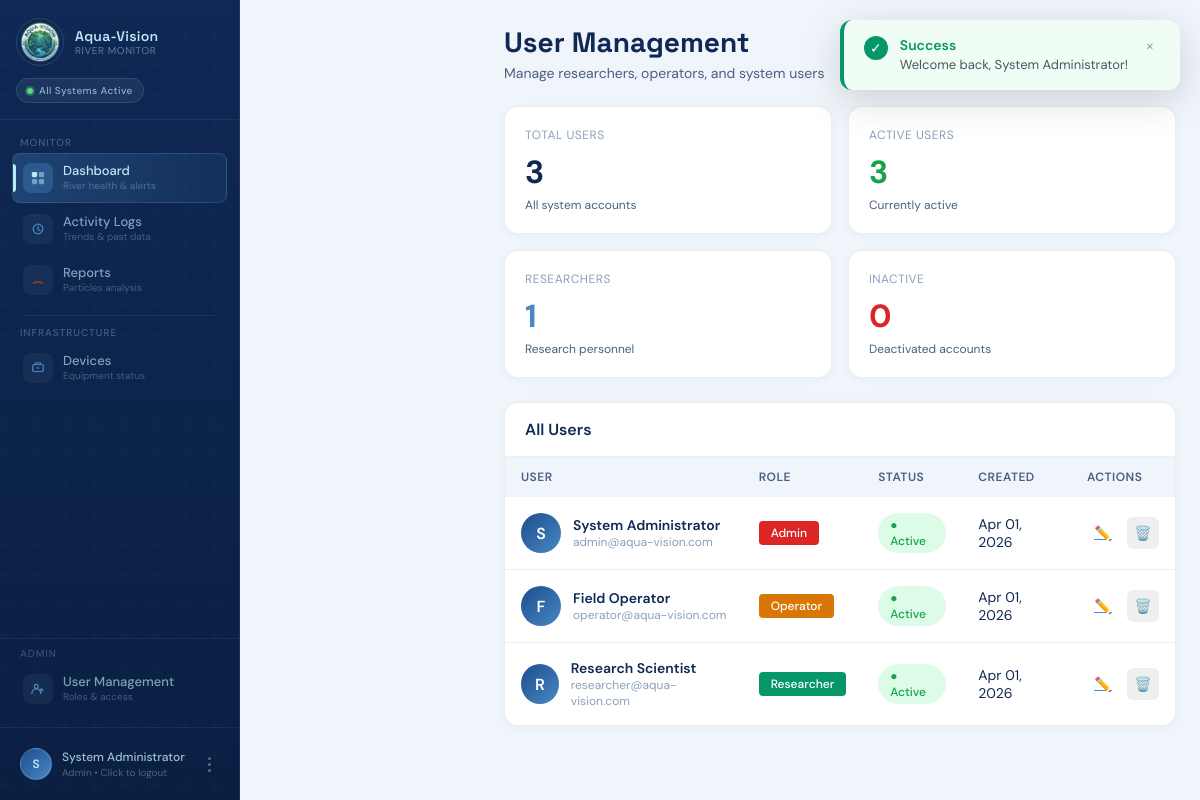
The page /apps/admin/users.php (signed in) on the database its author committed.
### tables this page shows
CREATE TABLE IF NOT EXISTS users (
    user_id INT AUTO_INCREMENT PRIMARY KEY,
    username VARCHAR(50) UNIQUE NOT NULL,
    email VARCHAR(100) UNIQUE NOT NULL,
    password_hash VARCHAR(255) NOT NULL,
    full_name VARCHAR(100) NOT NULL,
    role ENUM('admin', 'operator', 'viewer', 'researcher') DEFAULT 'viewer',
    is_active BOOLEAN DEFAULT TRUE,
    created_at TIMESTAMP DEFAULT CURRENT_TIMESTAMP,
    updated_at TIMESTAMP DEFAULT CURRENT_TIMESTAMP ON UPDATE CURRENT_TIMESTAMP
);

### apps/admin/users.php (the view, shortened to what this page needs)
<?php
require_once __DIR__ . '/../../database/config.php';
$action = $_GET['action'] ?? 'list';
$users = getAllUsers($conn);
function getAllUsers($conn) {
    $sql = "SELECT user_id, username, email, full_name, role, is_active, created_at, updated_at
            FROM users
            ORDER BY created_at DESC";
    $result = $conn->query($sql);
    return $result ? $result->fetch_all(MYSQLI_ASSOC) : [];
}
function getRoleBadgeColor($role) {
    switch ($role) {
        case 'admin':
            return '#dc2626';
        case 'operator':
            return '#d97706';
        case 'researcher':
            return '#059669';
    }
}
$totalUsers = count($users);
$activeUsers = count(array_filter($users, fn($u) => $u['is_active']));
$inactiveUsers = $totalUsers - $activeUsers;
$researcherCount = count(array_filter($users, fn($u) => $u['role'] === 'researcher'));
?>
<!DOCTYPE html>
<html lang="en">
<head>
</head>
<body>
    <?php include __DIR__ . '/../../assets/navigation.php'; ?>
    <?php include __DIR__ . '/../../assets/toast.php'; ?>
    <div class="main-content">
        <div class="page-header">
            <div>
                <h1 class="page-title">User Management</h1>
                <p class="page-subtitle">Manage researchers, operators, and system users</p>
            </div>
            <?php if ($action === 'list'): ?>
                <a href="?action=add" class="btn btn-primary">
                    <span>+</span> Add New User
                </a>
            <?php endif; ?>
        </div>
        <?php if ($action === 'list'): ?>
            <div class="stats-grid">
                <div class="stat-card">
                    <div class="stat-label">Total Users</div>
                    <div class="stat-value"><?= $totalUsers ?></div>
                    <div class="stat-change">All system accounts</div>
                </div>
                <div class="stat-card">
                    <div class="stat-label">Active Users</div>
                    <div class="stat-value" style="color: var(--good);"><?= $activeUsers ?></div>
                    <div class="stat-change">Currently active</div>
                </div>
                <div class="stat-card">
                    <div class="stat-label">Researchers</div>
                    <div class="stat-value" style="color: var(--c3);"><?= $researcherCount ?></div>
                    <div class="stat-change">Research personnel</div>
                </div>
                <div class="stat-card">
                    <div class="stat-label">Inactive</div>
                    <div class="stat-value" style="color: var(--crit);"><?= $inactiveUsers ?></div>
                    <div class="stat-change">Deactivated accounts</div>
                </div>
            </div>
            <div class="card">
                <div class="card-header">
                    <h2 class="card-title">All Users</h2>
                </div>
                <?php if (empty($users)): ?>
                    <div class="empty-state">
                        <div class="empty-state-icon">👥</div>
                        <div class="empty-state-title">No users found</div>
                        <div class="empty-state-text">Get started by adding your first user.</div>
                    </div>
                <?php else: ?>
                    <table class="data-table">
                        <thead>
                            <tr>
                                <th>User</th>
                                <th>Role</th>
                                <th>Status</th>
                                <th>Created</th>
                                <th>Actions</th>
                            </tr>
                        </thead>
                        <tbody>
                            <?php foreach ($users as $u): ?>
                                <tr>
                                    <td>
                                        <div class="user-info">
                                            <div class="user-avatar">
                                                <?= strtoupper(substr($u['full_name'], 0, 1)) ?>
                                            </div>
                                            <div class="user-details">
                                                <span class="user-name"><?= htmlspecialchars($u['full_name']) ?></span>
                                                <span class="user-email"><?= htmlspecialchars($u['email']) ?></span>
                                            </div>
                                        </div>
                                    </td>
                                    <td>
                                        <span class="role-badge" style="background: <?= getRoleBadgeColor($u['role']) ?>">
                                            <?= ucfirst($u['role']) ?>
                                        </span>
                                    </td>
                                    <td>
                                        <?php if ($u['is_active']): ?>
                                            <span class="badge badge-success">● Active</span>
                                        <?php else: ?>
                                            <span class="badge badge-danger">● Inactive</span>
                                        <?php endif; ?>
                                    </td>
                                    <td><?= date('M d, Y', strtotime($u['created_at'])) ?></td>
                                    <td>
                                        <div class="actions">
                                            <a href="?action=edit&id=<?= $u['user_id'] ?>" class="icon-btn edit" title="Edit">✏️</a>
                                            <form method="POST" style="display: inline;" onsubmit="return confirm('Are you sure you want to delete this user?');">
                                                <button type="submit" class="icon-btn delete" title="Delete">🗑️</button>
                                            </form>
                                        </div>
                                    </td>
                                </tr>
                            <?php endforeach; ?>
                        </tbody>
                    </table>
                <?php endif; ?>
            </div>
        <?php endif; ?>
    </div>
</body>
</html>

### apps/admin/users.php (style rules this page uses)
*, *::before, *::after { box-sizing: border-box; margin: 0; padding: 0; }
:root { --c1: #0F2854; --c2: #1C4D8D; --c3: #4988C4; --c4: #BDE8F5; --bg: #f0f5fb; --surface: #fff; --border: rgba(15,40,84,.08); --text: #0F2854; --text2: #4a6080; --text3: #8aa0bc; --good: #16a34a; --good-bg: #dcfce7; --warn: #d97706; --warn-bg: #fef3c7; --crit: #dc2626; --crit-bg: #fee2e2; --radius: 14px; --radius-sm: 8px; --sidebar-w: 240px; }
body { font-family: 'DM Sans', sans-serif; background: var(--bg); min-height: 100vh; }
.main-content { margin-left: var(--sidebar-w); padding: 24px; }
.page-header { display: flex; justify-content: space-between; align-items: center; margin-bottom: 24px; }
.page-title { font-family: 'Space Grotesk', sans-serif; font-size: 28px; font-weight: 700; color: var(--c1); }
.page-subtitle { font-size: 14px; color: var(--text2); margin-top: 4px; }
.stats-grid { display: grid; grid-template-columns: repeat(4, 1fr); gap: 16px; margin-bottom: 24px; }
.stat-card { background: var(--surface); border-radius: var(--radius); padding: 20px; border: 1px solid var(--border); box-shadow: 0 2px 8px rgba(15,40,84,0.04); }
.stat-label { font-size: 12px; color: var(--text3); text-transform: uppercase; letter-spacing: 0.5px; }
.stat-value { font-size: 32px; font-weight: 700; color: var(--c1); margin-top: 8px; }
.stat-change { font-size: 12px; color: var(--text2); margin-top: 4px; }
.card { background: var(--surface); border-radius: var(--radius); border: 1px solid var(--border); overflow: hidden; box-shadow: 0 2px 8px rgba(15,40,84,0.04); }
.card-header { padding: 16px 20px; border-bottom: 1px solid var(--border); display: flex; justify-content: space-between; align-items: center; }
.card-title { font-size: 16px; font-weight: 600; color: var(--c1); }
.data-table { width: 100%; border-collapse: collapse; }
.data-table th { background: var(--bg); padding: 12px 16px; text-align: left; font-size: 12px; font-weight: 600; color: var(--text2); text-transform: uppercase; letter-spacing: 0.5px; }
.data-table td { padding: 16px; border-bottom: 1px solid var(--border); font-size: 14px; color: var(--text); }
.data-table tr:last-child td { border-bottom: none; }
.badge { display: inline-flex; align-items: center; gap: 6px; padding: 4px 12px; border-radius: 20px; font-size: 12px; font-weight: 500; }
.badge-success { background: var(--good-bg); color: var(--good); }
.role-badge { display: inline-flex; align-items: center; padding: 4px 12px; border-radius: 4px; font-size: 12px; font-weight: 500; color: white; }
.btn { display: inline-flex; align-items: center; gap: 8px; padding: 10px 20px; border-radius: var(--radius-sm); font-size: 14px; font-weight: 500; cursor: pointer; border: none; text-decoration: none; transition: all 0.2s; }
.btn-primary { background: var(--c2); color: white; }
.icon-btn { width: 32px; height: 32px; border-radius: 6px; display: inline-flex; align-items: center; justify-content: center; border: none; cursor: pointer; font-size: 14px; transition: all 0.2s; }
.icon-btn.edit { color: var(--c3); }
.icon-btn.delete { color: var(--crit); }
.user-info { display: flex; align-items: center; gap: 12px; }
.user-avatar { width: 40px; height: 40px; border-radius: 50%; background: linear-gradient(135deg, var(--c2), var(--c3)); display: flex; align-items: center; justify-content: center; color: white; font-weight: 600; font-size: 16px; }
.user-details { display: flex; flex-direction: column; }
.user-name { font-weight: 600; color: var(--c1); }
.user-email { font-size: 12px; color: var(--text3); }
.actions { display: flex; gap: 8px; }
@media (max-width: 1200px) { .stats-grid { grid-template-columns: repeat(2, 1fr); } }

### assets/navigation.php (style rules this page uses)
:root { --c1: #0F2854; --c2: #1C4D8D; --c3: #4988C4; --c4: #BDE8F5; --c4-soft: rgba(189,232,245,0.13); --c4-hover: rgba(189,232,245,0.20); --sidebar-w: 240px; --radius: 14px; --radius-sm: 8px; --transition: 0.22s cubic-bezier(0.4, 0, 0.2, 1); }
body { margin-left: var(--sidebar-w); }
.btn { padding: 10px 20px; border-radius: 8px; font-size: 14px; font-weight: 500; cursor: pointer; border: none; font-family: 'DM Sans', sans-serif; transition: all 0.2s; text-decoration: none; display: inline-flex; align-items: center; justify-content: center; }
.btn-primary { background: #ef4444; color: white; }

### rows shown on the page
users: full_name "S", full_name "System Administrator", email "admin@aqua-vision.com", role "Admin", is_active "● Active", created_at "Apr 01, 2026"
users: full_name "F", full_name "Field Operator", email "operator@aqua-vision.com", role "Operator", is_active "● Active", created_at "Apr 01, 2026"
users: full_name "R", full_name "Research Scientist", email "researcher@aqua-vision.com", role "Researcher", is_active "● Active", created_at "Apr 01, 2026"

### other values the page prints
substr($_SESSION['user_name'] ?? 'U', 0, 1) "S"
$_SESSION['user_name'] "System Administrator"
$_SESSION['user_role'] "Admin"
$totalUsers "3"
$activeUsers "3"
$researcherCount "1"
$inactiveUsers "0"
